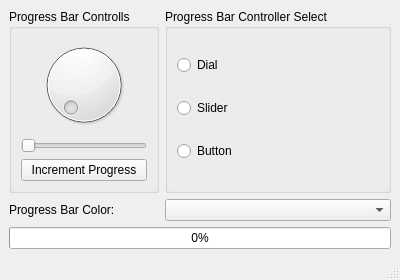
<?xml version="1.0" encoding="UTF-8"?>
<ui version="4.0">
 <class>MainWindow</class>
 <widget class="QMainWindow" name="MainWindow">
  <property name="geometry">
   <rect>
    <x>0</x>
    <y>0</y>
    <width>400</width>
    <height>280</height>
   </rect>
  </property>
  <property name="sizePolicy">
   <sizepolicy hsizetype="Maximum" vsizetype="Maximum">
    <horstretch>0</horstretch>
    <verstretch>0</verstretch>
   </sizepolicy>
  </property>
  <property name="minimumSize">
   <size>
    <width>400</width>
    <height>280</height>
   </size>
  </property>
  <property name="maximumSize">
   <size>
    <width>400</width>
    <height>280</height>
   </size>
  </property>
  <property name="baseSize">
   <size>
    <width>400</width>
    <height>280</height>
   </size>
  </property>
  <property name="windowTitle">
   <string>MainWindow</string>
  </property>
  <widget class="QWidget" name="centralwidget">
   <layout class="QFormLayout" name="formLayout">
    <item row="0" column="1">
     <widget class="QGroupBox" name="gb_control_select">
      <property name="title">
       <string>Progress Bar Controller Select</string>
      </property>
      <layout class="QVBoxLayout" name="verticalLayout">
       <item>
        <widget class="QRadioButton" name="rb_dial_select">
         <property name="text">
          <string>Dial</string>
         </property>
        </widget>
       </item>
       <item>
        <widget class="QRadioButton" name="rb_slider_select">
         <property name="text">
          <string>Slider</string>
         </property>
        </widget>
       </item>
       <item>
        <widget class="QRadioButton" name="rb_button_select">
         <property name="text">
          <string>Button</string>
         </property>
        </widget>
       </item>
      </layout>
     </widget>
    </item>
    <item row="0" column="0">
     <widget class="QGroupBox" name="gb_controls">
      <property name="title">
       <string>Progress Bar Controlls</string>
      </property>
      <layout class="QVBoxLayout" name="verticalLayout_2">
       <item>
        <widget class="QDial" name="dl_progressbar_control">
         <property name="layoutDirection">
          <enum>Qt::LeftToRight</enum>
         </property>
         <property name="maximum">
          <number>10</number>
         </property>
        </widget>
       </item>
       <item>
        <widget class="QSlider" name="hs_progressbar_control">
         <property name="maximum">
          <number>10</number>
         </property>
         <property name="orientation">
          <enum>Qt::Horizontal</enum>
         </property>
        </widget>
       </item>
       <item>
        <widget class="QPushButton" name="pb_increment_progress">
         <property name="text">
          <string>Increment Progress</string>
         </property>
         <property name="checkable">
          <bool>true</bool>
         </property>
        </widget>
       </item>
      </layout>
     </widget>
    </item>
    <item row="4" column="0" colspan="2">
     <widget class="QProgressBar" name="pbar_progress">
      <property name="maximum">
       <number>10</number>
      </property>
      <property name="value">
       <number>0</number>
      </property>
     </widget>
    </item>
    <item row="2" column="1">
     <widget class="QComboBox" name="cb_progressbar_color">
      <property name="acceptDrops">
       <bool>true</bool>
      </property>
      <property name="maxVisibleItems">
       <number>5</number>
      </property>
     </widget>
    </item>
    <item row="2" column="0">
     <widget class="QLabel" name="lb_progressbar_color">
      <property name="text">
       <string>Progress Bar Color:</string>
      </property>
     </widget>
    </item>
   </layout>
  </widget>
  <widget class="QMenuBar" name="menubar">
   <property name="geometry">
    <rect>
     <x>0</x>
     <y>0</y>
     <width>400</width>
     <height>17</height>
    </rect>
   </property>
  </widget>
  <widget class="QStatusBar" name="statusbar"/>
 </widget>
 <resources/>
 <connections/>
</ui>
